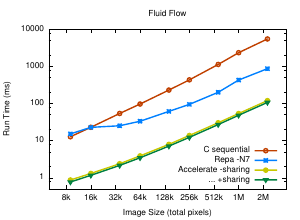

Generate this figure with gnuplot:

set title "Fluid Flow"

set terminal pdf size 3,2.2
set output "benchmarks/figs/fluid/fluid.pdf"

set key on
set key bottom

set xlabel "Image Size (total pixels)"
set logscale x
set xrange [5000:4000000]
set xtics \
        ( "1k"     1024,   "2k"   2048,  "4k"   4096, "8k"   8192 \
        , "16k"   16384,  "32k"  32768, "64k"  65536, "128k" 131072 \
        , "256k" 262144, "512k" 524288, "1M" 1048576, "2M"   2097152)

set ylabel "Run Time (ms)"
set logscale y
set yrange [0.5:10000]

plot    'benchmarks/figs/fluid/fluid.dat' using ($1):($5)       \
                title "C sequential"                            \
                ls 6  lw 4 with linespoints,                    \
        'benchmarks/figs/fluid/fluid.dat' using ($1):($4)       \
                title "Repa -N7"                                \
                ls 3  lw 4 with linespoints,                    \
        'benchmarks/figs/fluid/fluid.dat' using ($1):($3)       \
                title "Accelerate -sharing"                     \
                ls 7  lw 4 with linespoints,                    \
        'benchmarks/figs/fluid/fluid.dat' using ($1):($2)       \
                title "... +sharing"                            \
                ls 10  lw 4 with linespoints
